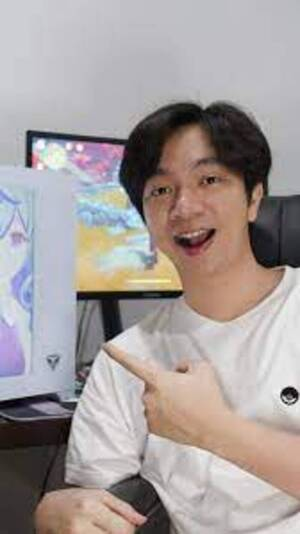
#> input picture 11_Assignment/miaw.jpg, 300 x 534 px
$ python task_3.py
#> lines starting #> are read from the running program, lines starting #| are printed output that depends on the picture
# Memperlihatkan pixel-pixel dalam citra
import cv2
import numpy as np

image = cv2.imread('miaw.jpg')
#> image is the input picture: shape (534, 300, 3); mean B, G, R 155.5, 156.7, 165.4

get_b = image[:, :, 0]
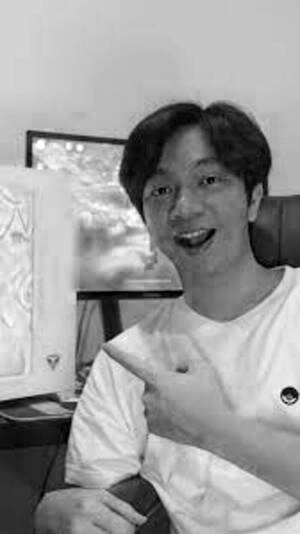
#> get_b: shape (534, 300); min 0, max 255, mean 155.5
get_g = image[:, :, 1]
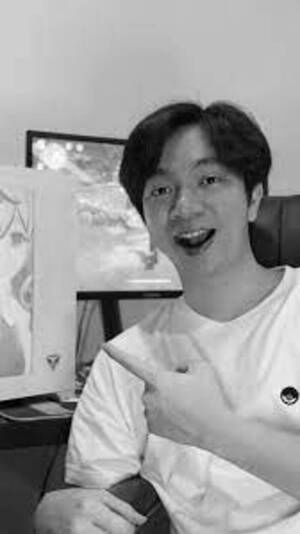
#> get_g: shape (534, 300); min 0, max 255, mean 156.7
get_r = image[:, :, 2]
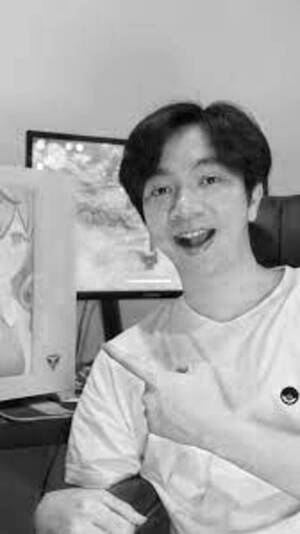
#> get_r: shape (534, 300); min 0, max 255, mean 165.4

get_row = len(image)
#> get_row = 534
get_col = len(image[0])
#> get_col = 300

np.set_printoptions(threshold=np.inf)

img_grey = np.zeros((get_row, get_col), dtype=np.uint8)

for i in range(get_row):
    for j in range(get_col):
        img_grey[i, j] = round(0.299 * get_r[i, j] +
                               0.587 * get_g[i, j] + 0.114 * get_b[i, j])

x1, x2 = 25, 35
y1, y2 = 25, 35

print(img_grey[x1:x2, y1:y2])
#| [[207 206 206 205 205 204 204 203 203 203]
#|  [207 206 206 205 205 204 204 203 203 203]
#|  [207 206 206 205 205 204 204 203 203 203]
#|  [207 206 206 205 205 204 204 203 203 203]
#|  [207 206 206 205 205 204 204 203 203 203]
#|  [207 206 206 205 205 204 204 203 203 203]
#|  [207 206 206 205 205 204 204 203 203 203]
#|  [206 207 207 206 205 204 203 203 203 202]
#|  [206 207 207 206 205 204 203 203 203 202]
#|  [206 207 207 206 205 204 203 203 203 202]]
